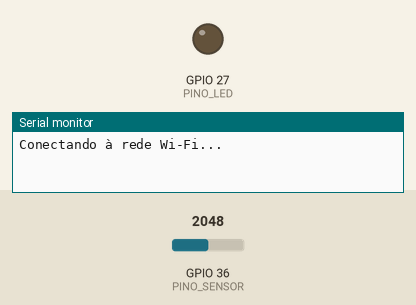
A sketch run on a simulated ESP32. On the bench: output pins drawn as LEDs (lit = HIGH), the last lines printed to the serial monitor. The test bench sets the inputs (shaded band); at power-on: GPIO 36 (PINO_SENSOR) = 2048. WiFi joins after 1.5 s; servers stay silent unless stated; uploads are accepted with an empty reply; random numbers use the default seed unless the sketch sets one; no MQTT or app messages arrive unless stated.

Above: at 0.1 s.
At 3.4 s:
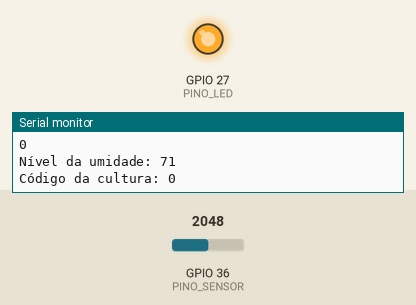
Timing chart, 0 to 4.9 s (numbered marks = the images above):
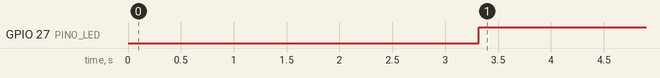

The sketch:

Esp32_ArquivoFinal.ino
```cpp
#include <WiFi.h>
#include <ArduinoJson.h>
#include <PubSubClient.h>

#define MQTT_DEBUG true

// Substitua os valores abaixo com as suas informações de rede e MQTT
const char* ssid = "RedmiNote8T";
const char* password = "yuridosreis";
const char* mqtt_server = "tcp://0.tcp.sa.ngrok.io";
const char* topic = "status";

WiFiClient wifiClient;
WiFiClient espClient;
PubSubClient client(espClient);

//Declaracao do pino conectado ao sensor
const int PINO_SENSOR = A0;
const int PINO_LED = 27;

//Declaracao da variavel que armazena as leituras do sensor
int leitura_sensor = 0;

//Declaracao da variavel que armazena a recomendação do sistema
int precisaRegar = 0;

//Declaracao da variavel que armazena o código da cultura que será utilizara como parâmetro
int codCultura;
int minimo = 0;
int maximo = 0;

//Declaracao das variaveis que armazenam os valores de calibracao para medição da UMIDADE
const int VALOR_MAXIMO = 4500; //Valor com solo seco
const int VALOR_MINIMO = 1000; //Valor com solo umido

void setup() {
  //Define os pinos coneipconfigictados ao sensor como entradas do sistema
  pinMode(PINO_SENSOR, INPUT);
  pinMode(27, OUTPUT);

  Serial.begin(9600);
  WiFi.begin(ssid, password);

  Serial.print("Conectando à rede Wi-Fi...");
  while (WiFi.status() != WL_CONNECTED) {
    delay(1000);
    Serial.print(".");
  }
  Serial.println("Conectado!");

  //Agora, conectando ao SERVIDOR MOSQUITTO
  client.setServer(mqtt_server, 11272);
}

void loop() {
  if (!client.connected()) {
    reconnect();
  }

  //Fazendo requisição para descobrir o CÓDIGO DA CULTURA cadastrada como parâmetro
  if (wifiClient.connect("deep-ghosts-swim-201-3-27-224.loca.lt", 80)) {
    Serial.println("Conectado ao servidor");
    wifiClient.print("GET /params/cod HTTP/1.1\r\n");
    wifiClient.print("Host: ");
    wifiClient.print("deep-ghosts-swim-201-3-27-224.loca.lt");
    wifiClient.print("\r\n");
    wifiClient.print("Connection: close\r\n\r\n");

    // Espera a resposta
    while (!wifiClient.available());

    // Lê o cabeçalho da resposta
    String response = wifiClient.readStringUntil('\r');
    Serial.println(response);

    // Extrai o código de status
    int httpCode = response.substring(9,12).toInt();
    Serial.println(httpCode);

    // Lê o corpo da resposta (se houver)
    String payload = wifiClient.readString();

    int ultimaQuebraDeLinha = payload.lastIndexOf('\n');
    String codCulturaString = payload.substring(ultimaQuebraDeLinha + 1);
    codCultura = codCulturaString.toInt();

    Serial.println(codCultura);
  } else {
    Serial.println("Falha na conexão ao servidor");
    wifiClient.stop();
  }


  //Realiza a leitura do sensor, a mapeia entre 0 e 100 %
  leitura_sensor = analogRead(PINO_SENSOR);
  leitura_sensor = map(leitura_sensor, VALOR_MINIMO, VALOR_MAXIMO, 0, 100);

  //Como 100 é seco e 0 é totalmente úmido, colocamos 100-leitura_sensor para que 100 seja totalmente úmido e 0 seja seco, para que faça mais sentido o entendimento.
  int umidadePorcentagem = 100 - leitura_sensor;

  Serial.print("Nível da umidade: ");
  Serial.println(umidadePorcentagem);
  Serial.print("Código da cultura: ");
  Serial.println(codCultura);


  switch(codCultura){
    //Alface
    case(1):
      minimo = 65;
      maximo = 90;
      break;
    //Tomate
    case(2):
      minimo = 75;
      maximo = 95;
      break;
    //Cebola
    case(3):
      minimo = 45;
      maximo = 70;
    break;
    //Pequi
    case(4):
      minimo = 5;
      maximo = 25;
    break;
    //Melancia
    case(5):
      minimo = 65;
      maximo = 90;
      break;
    default:
          digitalWrite(PINO_LED, LOW);
          precisaRegar = 0;
    break;
  }

  //LIGA O LED CASO SEJA PRECISO REGAR
  if(umidadePorcentagem<minimo || umidadePorcentagem>maximo){
    digitalWrite(PINO_LED, HIGH);
    if(umidadePorcentagem<minimo){
      precisaRegar = 1;
    }
    if(umidadePorcentagem>maximo){
      precisaRegar = 2;
    }
  }else{
    digitalWrite(PINO_LED, LOW);
    precisaRegar = 0;
  }

  char umidade[6];
  sprintf(umidade, "%d", umidadePorcentagem);

  // Cria um objeto JSON
  DynamicJsonDocument doc(1024);
  doc["precisaRegar"] = precisaRegar;
  doc["umidade"] = umidadePorcentagem;

  // Serializa o objeto JSON em uma string
  String json;
  serializeJson(doc, json);

  // Publica a string JSON no tópico MQTT
  client.publish(topic, json.c_str());
  delay(1000);
}

void reconnect() {
  while (!client.connected()) {
    Serial.println("Conectando ao MQTT...");
    String clientId = "ESP32Client-";
    clientId += String(random(0xffff), HEX);

    if (client.connect(clientId.c_str())) {
      Serial.println("Conectado ao MQTT!");
    } else {
      Serial.print("Falha na conexão ao MQTT, rc=");
      Serial.print(client.state());
      Serial.println(" tentando novamente em 5 segundos...");
      delay(5000);
    }
  }
}
```

Measured:
- by itself, GPIO 27 (PINO_LED): LOW → HIGH at 3.3 s
